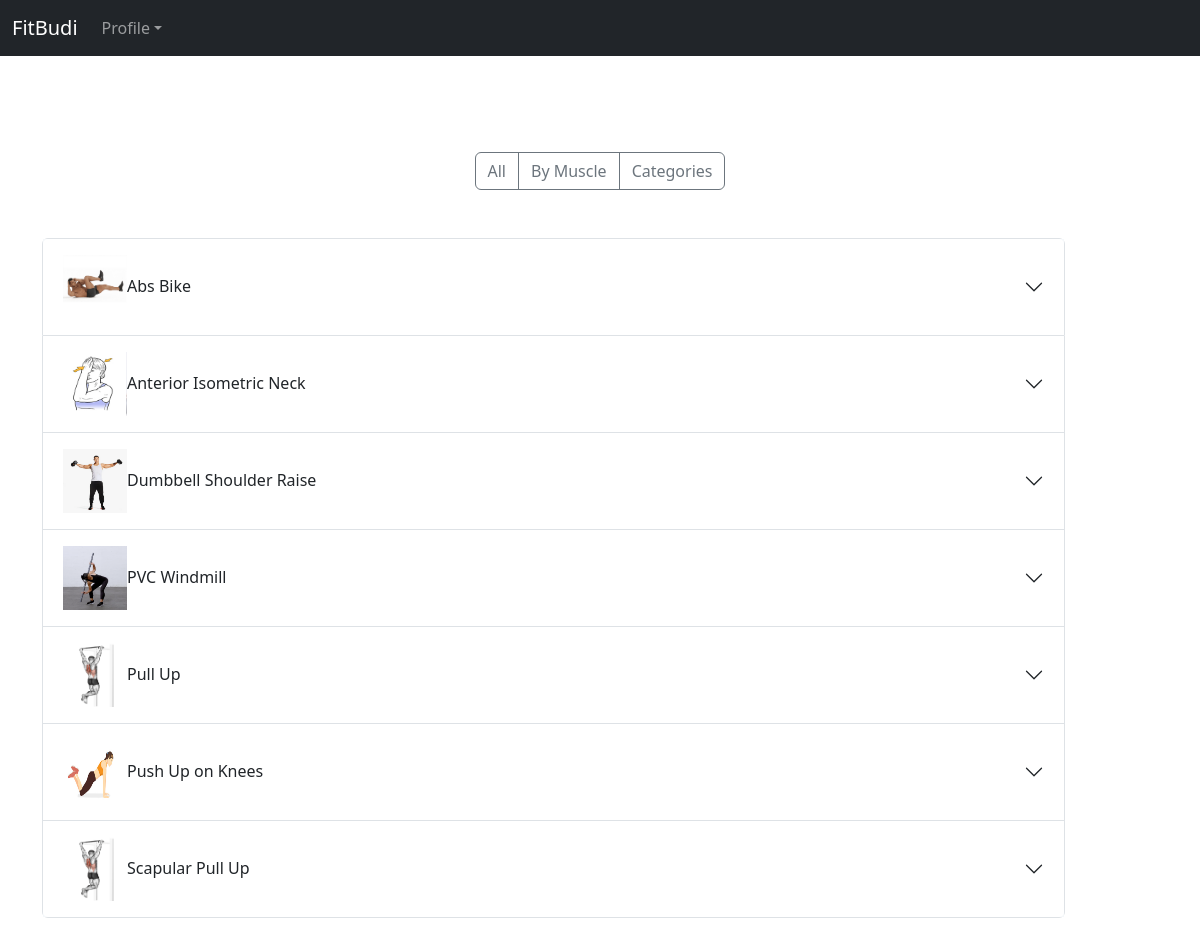
The page /excercises on the database its author committed.
### tables this page shows
CREATE TABLE exc_primary_rel (
id INTEGER PRIMARY KEY AUTOINCREMENT NOT NULL,
exc_id INTEGER NOT NULL,
muscle_id INTEGER NOT NULL,
FOREIGN KEY (exc_id) REFERENCES excercises(id),
FOREIGN KEY (muscle_id) REFERENCES muscles(id)
);

CREATE TABLE "excercises" (
	"id"	INTEGER NOT NULL,
	"name"	TEXT NOT NULL,
	"muscle_group"	TEXT NOT NULL,
	"instructions"	TEXT,
	"equipement_id"	INTEGER,
	"bodyweight"	NUMERIC,
	PRIMARY KEY("id" AUTOINCREMENT),
	FOREIGN KEY("equipement_id") REFERENCES "equipement"("id")
);

### app.py (the view)
@app.route("/excercises", methods=["GET", "POST"])
def excercises():
    exercises = getExercises()
    length = len(getExercises())
    temp = db.execute("SELECT * FROM muscles;")
    muscles = temp.fetchall()
    return render_template("excercises.html", length=length, excercises=exercises, muscles=muscles)

### helpers.py (called while the page is built)
def dict_factory(cursor, row):
    fields = [column[0] for column in cursor.description]
    return {key: value for key, value in zip(fields, row)}

### templates/excercises.html (shortened to what this page needs)
{% extends "layout.html" %}
{% block main %}
    {% if length == 0 %}
        <p>No excercises here yet.</p>
    {% else %}
        <div class="btn-group py-5" role="group" aria-label="Radio Buttons">
            <button type="button" class="btn btn-outline-secondary all_exc_btn">All</button>
            <button type="button" class="btn btn-outline-secondary by_muscle_btn">By Muscle</button>
            <button type="button" class="btn btn-outline-secondary categories_btn">Categories</button>
        </div>
        <div class="accordion container" id="all_exc_table">
            {% for row in excercises %}
                <div class="accordion-item col-lg-11 col-md-6 col-sm-6 px-0">
                    <h2 class="accordion-header">
                        <button class="accordion-button collapsed h-100 lead" type="button" data-bs-toggle="collapse" data-bs-target="#collapse{{ row['id'] }}" aria-expanded="true" aria-controls="collapse{{ row['id'] }}">
                            <img src="/static/img/{{row['id']}}.png" alt="{{ row['id'] }}" width="64" height="64">
                            {{ row['name'] }}
                        </button>
                    </h2>
                </div>
            {% endfor %}
        </div>
    {% endif %}
{% endblock %}

### static/stylesheet.css (style rules this page uses)
html, body { height: 100%; }
.accordion-header { background-color: #f5f8fa; color: #000000; }

### rows shown on the page
exc_primary_rel: shows a picture, name "Abs Bike"
exc_primary_rel: shows a picture, name "Anterior Isometric Neck"
exc_primary_rel: shows a picture, name "Dumbbell Shoulder Raise"
exc_primary_rel: shows a picture, name "PVC Windmill"
exc_primary_rel: name "Pull Up"
exc_primary_rel: shows a picture, name "Push Up on Knees"
exc_primary_rel: name "Scapular Pull Up"
